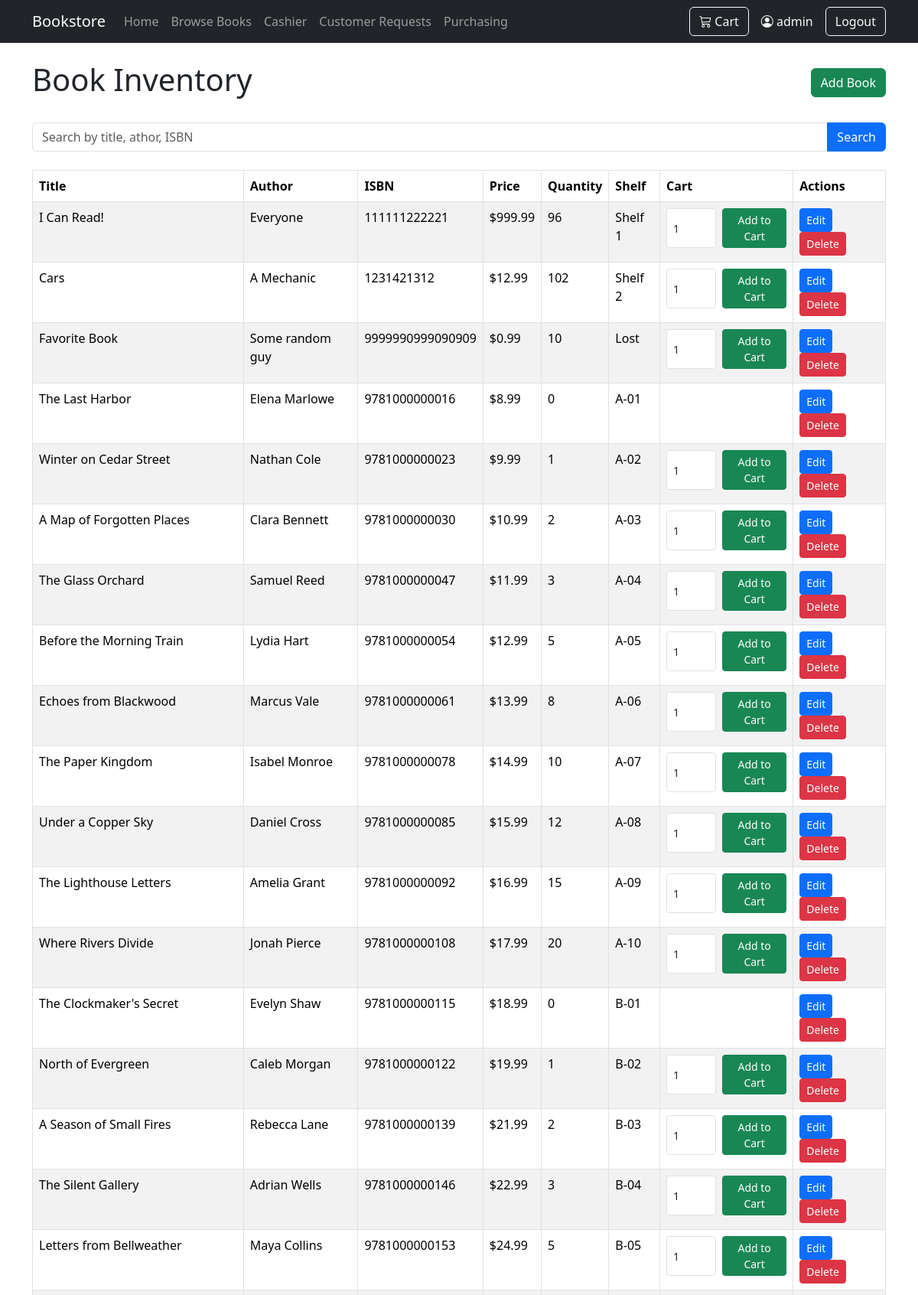
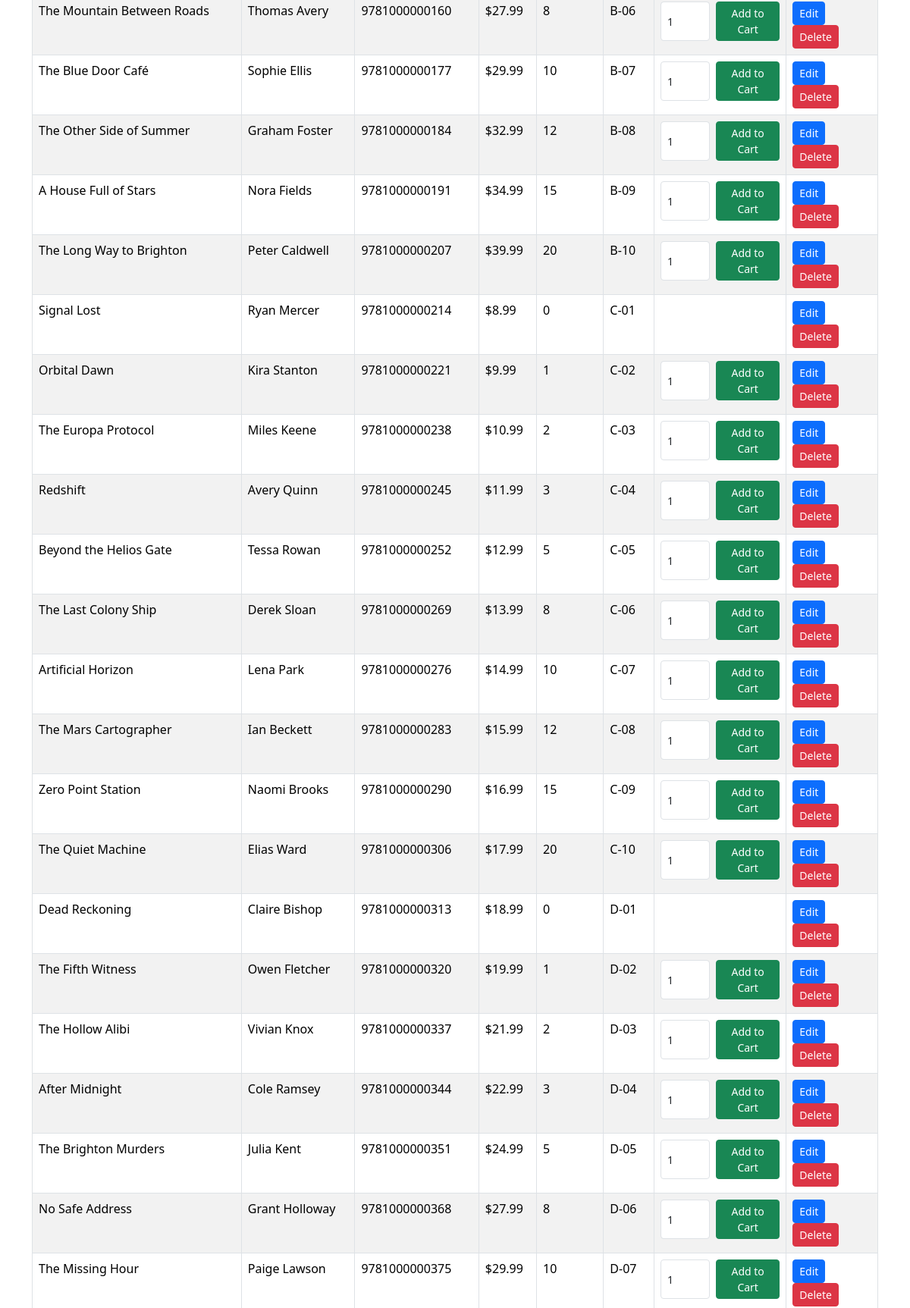
Screenshot of /inventory/ (signed in, upper part) with the database file from the repository (2 pictures, top to bottom).
### inventory/models.py (models this page shows, shortened)
class Book(models.Model):
    title = models.CharField(max_length=200)
    author = models.CharField(max_length=200, blank=True)
    isbn = models.CharField(max_length=20, blank=True)
    price = models.DecimalField(max_digits=10, decimal_places=2, null=True, blank=True)
    quantity = models.IntegerField(default=0)
    shelf_location = models.CharField(max_length=50, blank=True)

### inventory/views.py (the view)
# urls.py: path("", views.books, name="books"),
def books(request):
    query = request.GET.get("search", "")
    books = Book.objects.all()
    if query:
        books = books.filter(Q(title__icontains=query) | Q(author__icontains=query) | Q(isbn__icontains=query))
    return render(request, "inventory/books.html", {"books": books,"query": query})

### cart/context_processors.py (called while the page is built)
def cart_count(request):
    cart = request.session.get("cart", {})
    count = sum(
        int(quantity)
        for quantity in cart.values()
    )
    return {
        "cart_count": count
    }

### inventory/templates/inventory/books.html (shortened to what this page needs)
{% extends "base.html" %}
{% block content %}
<div class="d-flex justify-content-between align-items-center mb-4">
    <h1>Book Inventory</h1>
    {% if user.is_authenticated %}
        <a href="{% url 'add_book' %}" class="btn btn-success">
            Add Book
        </a>
    {% endif %}
</div>
<form method="get" class="mb-4">
    <div class="input-group">
        <input
            type="text"
            name="search"
            class="form-control"
            placeholder="Search by title, athor, ISBN"
            value="{{ query }}"
        >
        <button type="submit" class="btn btn-primary">
            Search
        </button>
    </div>
</form>
<table class="table table-striped table-bordered">
    <thead>
        <tr>
            <th>Title</th>
            <th>Author</th>
            <th>ISBN</th>
            <th>Price</th>
            <th>Quantity</th>
            <th>Shelf</th>
            <th>Cart</th>
            {% if user.is_authenticated %}
                <th>Actions</th>
            {% endif %}
        </tr>
    </thead>
    <tbody>
        {% for book in books %}
        <tr>
            <td>{{ book.title }}</td>
            <td>{{ book.author }}</td>
            <td>{{ book.isbn }}</td>
            <td>${{ book.price }}</td>
            <td>{{ book.quantity }}</td>
            <td>{{ book.shelf_location }}</td>
            <td>
                {% if book.quantity > 0 %}
                <form method="post" action="{% url 'cart:add' book.id %}" class="d-flex gap-2">
                    <input
                    type="number"
                    name="quantity"
                    min="1"
                    max="{{ book.quantity }}"
                    value="1"
                    class="form-control form-control-sm"
                    style="max-width: 65px;"
                    aria-label="Quantity for {{ book.title }}"
                    >
                    <button type="submit" class="btn btn-sm btn-success">
                        Add to Cart
                    </button>
                </form>
                {% endif %}
            </td>
            {% if user.is_authenticated %}
                <td>
                    <a
                        href="{% url 'edit_book' book.id %}"
                        class="btn btn-sm btn-primary"
                    >
                        Edit
                    </a>
                    <form
                        method="post"
                        action="{% url 'delete_book' book.id %}"
                        style="display: inline;"
                    >
                        <button
                            type="submit"
                            class="btn btn-sm btn-danger"
                        >
                            Delete
                        </button>
                    </form>
                </td>
            {% endif %}
        </tr>
        {% empty %}
        <tr>
            <td colspan="8">
                No books found.
            </td>
        </tr>
        {% endfor %}
    </tbody>
</table>
{% endblock %}

### templates/base.html (shortened to what this page needs)
<!DOCTYPE html>
<html lang="en">
<head>
    <link
        href="https://cdn.jsdelivr.net/npm/bootstrap@5/dist/css/bootstrap.min.css"
        rel="stylesheet"
    >
    <link
        rel="stylesheet"
        href="https://cdn.jsdelivr.net/npm/bootstrap-icons@1.13.1/font/bootstrap-icons.min.css"
    >
</head>
<body>
<nav class="navbar navbar-expand-lg navbar-dark bg-dark">
    <div class="container">
        <a class="navbar-brand" href="{% url 'home' %}">
            Bookstore
        </a>
        <div class="collapse navbar-collapse" id="mainNavbar">
            <ul class="navbar-nav me-auto">
                <li class="nav-item">
                    <a class="nav-link" href="{% url 'home' %}">
                        Home
                    </a>
                </li>
                <li class="nav-item">
                    <a class="nav-link" href="{% url 'books' %}">
                        Browse Books
                    </a>
                </li>
                {% if user.is_authenticated %}
                    <li class="nav-item">
                        <a
                            class="nav-link"
                            href="{% url 'sales:cash_payment' %}"
                        >
                            Cashier
                        </a>
                    </li>
                    <li class="nav-item">
                        <a class="nav-link" href="{% url 'orders:customer_request_log' %}">
                            Customer Requests
                        </a>
                    </li>
                    <li class="nav-item">
                        <a class="nav-link" href="{% url 'orders:supplier_order_list' %}">
                            Purchasing
                        </a>
                    </li>
                {% endif %}
            </ul>
            <div class="d-flex align-items-center gap-3">
                <a
                    href="{% url 'cart:detail' %}"
                    class="btn btn-outline-light position-relative"
                >
                    <i class="bi bi-cart3"></i>
                    Cart
                </a>
                {% if user.is_authenticated %}
                    <span class="text-light">
                        <i class="bi bi-person-circle"></i>
                        {{ user.username }}
                    </span>
                    <form
                        method="post"
                        action="{% url 'logout' %}"
                        class="m-0"
                    >
                        <button
                            type="submit"
                            class="btn btn-outline-light"
                        >
                            Logout
                        </button>
                    </form>
                {% endif %}
            </div>
        </div>
    </div>
</nav>
<main class="container py-4">
    {% block content %}
    {% endblock %}
</main>
</body>
</html>

### rows the page displays
Book: title "I Can Read!", author "Everyone", isbn "111111222221", price "999.99", quantity "96", shelf_location "Shelf 1"
Book: title "Cars", author "A Mechanic", isbn "1231421312", price "12.99", quantity "102", shelf_location "Shelf 2"
Book: title "Favorite Book", author "Some random guy", isbn "9999990999090909", price "0.99", quantity "10", shelf_location "Lost"
Book: title "The Last Harbor", author "Elena Marlowe", isbn "9781000000016", price "8.99", quantity "0", shelf_location "A-01"
Book: title "Winter on Cedar Street", author "Nathan Cole", isbn "9781000000023", price "9.99", quantity "1", shelf_location "A-02"
Book: title "A Map of Forgotten Places", author "Clara Bennett", isbn "9781000000030", price "10.99", quantity "2", shelf_location "A-03"
Book: title "The Glass Orchard", author "Samuel Reed", isbn "9781000000047", price "11.99", quantity "3", shelf_location "A-04"
Book: title "Before the Morning Train", author "Lydia Hart", isbn "9781000000054", price "12.99", quantity "5", shelf_location "A-05"
Book: title "Echoes from Blackwood", author "Marcus Vale", isbn "9781000000061", price "13.99", quantity "8", shelf_location "A-06"
Book: title "The Paper Kingdom", author "Isabel Monroe", isbn "9781000000078", price "14.99", quantity "10", shelf_location "A-07"
Book: title "Under a Copper Sky", author "Daniel Cross", isbn "9781000000085", price "15.99", quantity "12", shelf_location "A-08"
Book: title "The Lighthouse Letters", author "Amelia Grant", isbn "9781000000092", price "16.99", quantity "15", shelf_location "A-09"
Book: title "Where Rivers Divide", author "Jonah Pierce", isbn "9781000000108", price "17.99", quantity "20", shelf_location "A-10"
Book: title "The Clockmaker's Secret", author "Evelyn Shaw", isbn "9781000000115", price "18.99", quantity "0", shelf_location "B-01"
Book: title "North of Evergreen", author "Caleb Morgan", isbn "9781000000122", price "19.99", quantity "1", shelf_location "B-02"
Book: title "A Season of Small Fires", author "Rebecca Lane", isbn "9781000000139", price "21.99", quantity "2", shelf_location "B-03"
Book: title "The Silent Gallery", author "Adrian Wells", isbn "9781000000146", price "22.99", quantity "3", shelf_location "B-04"
Book: title "Letters from Bellweather", author "Maya Collins", isbn "9781000000153", price "24.99", quantity "5", shelf_location "B-05"
Book: title "The Mountain Between Roads", author "Thomas Avery", isbn "9781000000160", price "27.99", quantity "8", shelf_location "B-06"
Book: title "The Blue Door Café", author "Sophie Ellis", isbn "9781000000177", price "29.99", quantity "10", shelf_location "B-07"
Book: title "The Other Side of Summer", author "Graham Foster", isbn "9781000000184", price "32.99", quantity "12", shelf_location "B-08"
Book: title "A House Full of Stars", author "Nora Fields", isbn "9781000000191", price "34.99", quantity "15", shelf_location "B-09"
Book: title "The Long Way to Brighton", author "Peter Caldwell", isbn "9781000000207", price "39.99", quantity "20", shelf_location "B-10"
Book: title "Signal Lost", author "Ryan Mercer", isbn "9781000000214", price "8.99", quantity "0", shelf_location "C-01"
Book: title "Orbital Dawn", author "Kira Stanton", isbn "9781000000221", price "9.99", quantity "1", shelf_location "C-02"
Book: title "The Europa Protocol", author "Miles Keene", isbn "9781000000238", price "10.99", quantity "2", shelf_location "C-03"
Book: title "Redshift", author "Avery Quinn", isbn "9781000000245", price "11.99", quantity "3", shelf_location "C-04"
Book: title "Beyond the Helios Gate", author "Tessa Rowan", isbn "9781000000252", price "12.99", quantity "5", shelf_location "C-05"
Book: title "The Last Colony Ship", author "Derek Sloan", isbn "9781000000269", price "13.99", quantity "8", shelf_location "C-06"
Book: title "Artificial Horizon", author "Lena Park", isbn "9781000000276", price "14.99", quantity "10", shelf_location "C-07"
Book: title "The Mars Cartographer", author "Ian Beckett", isbn "9781000000283", price "15.99", quantity "12", shelf_location "C-08"
Book: title "Zero Point Station", author "Naomi Brooks", isbn "9781000000290", price "16.99", quantity "15", shelf_location "C-09"
Book: title "The Quiet Machine", author "Elias Ward", isbn "9781000000306", price "17.99", quantity "20", shelf_location "C-10"
Book: title "Dead Reckoning", author "Claire Bishop", isbn "9781000000313", price "18.99", quantity "0", shelf_location "D-01"
Book: title "The Fifth Witness", author "Owen Fletcher", isbn "9781000000320", price "19.99", quantity "1", shelf_location "D-02"
Book: title "The Hollow Alibi", author "Vivian Knox", isbn "9781000000337", price "21.99", quantity "2", shelf_location "D-03"
Book: title "After Midnight", author "Cole Ramsey", isbn "9781000000344", price "22.99", quantity "3", shelf_location "D-04"
Book: title "The Brighton Murders", author "Julia Kent", isbn "9781000000351", price "24.99", quantity "5", shelf_location "D-05"
Book: title "No Safe Address", author "Grant Holloway", isbn "9781000000368", price "27.99", quantity "8", shelf_location "D-06"
Book: title "The Missing Hour", author "Paige Lawson", isbn "9781000000375", price "29.99", quantity "10", shelf_location "D-07"

### other values shown
{{ user.username }} "admin"
